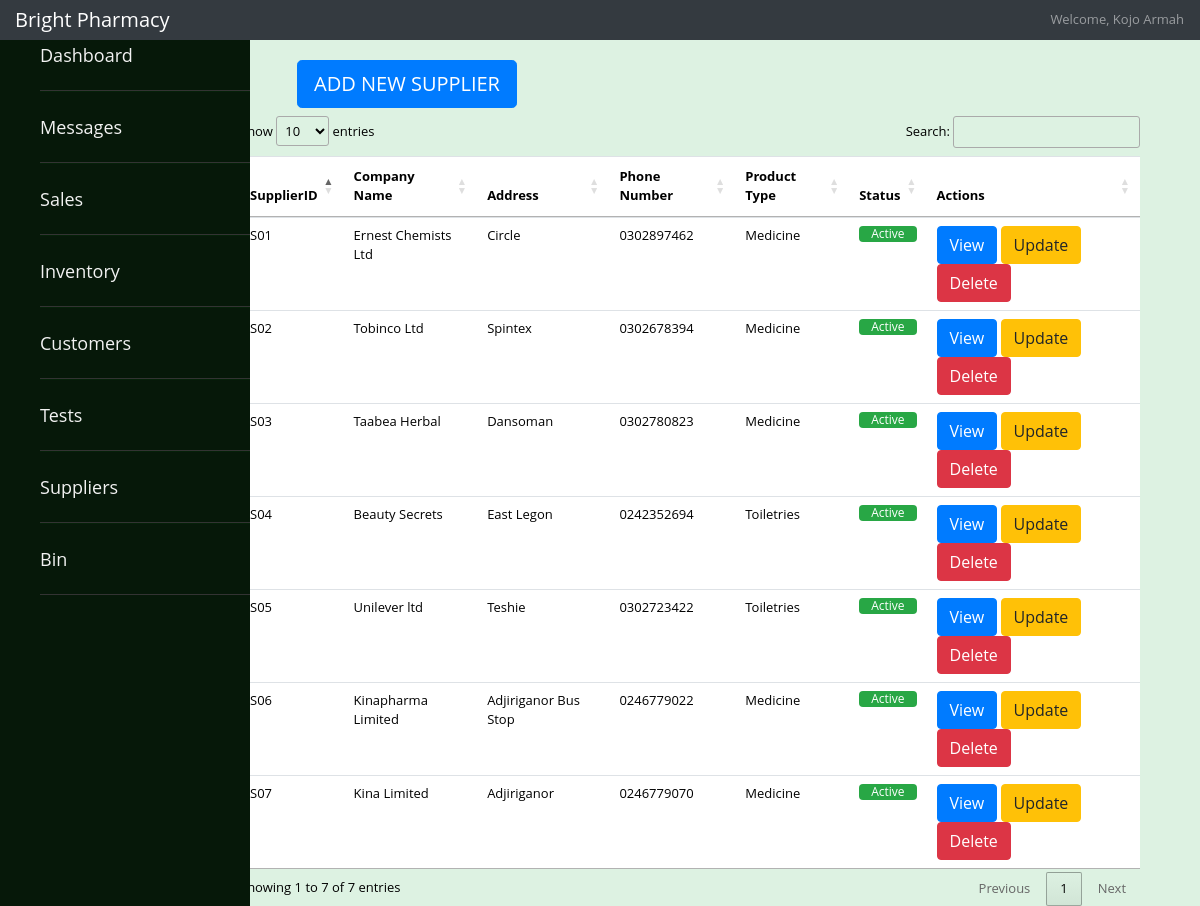
/employee/general_suppliers.php (signed in), run on the app's committed database.
### tables this page shows
CREATE TABLE `Employee_Log_in` (
  `EmployeeID` int(3) NOT NULL,
  `Password` varchar(300) NOT NULL
);

CREATE TABLE `Employee` (
  `EmployeeID` int(3) NOT NULL,
  `EmployeeFname` varchar(15) NOT NULL,
  `EmployeeLname` varchar(15) NOT NULL,
  `EmployeeGender` enum('male','female') DEFAULT NULL,
  `EmployeeDOB` date DEFAULT NULL,
  `EmployeeAddress` varchar(30) NOT NULL,
  `DepartmentID` int(11) NOT NULL,
  `ShiftTime` time NOT NULL,
  `EmploymentDate` date NOT NULL,
  `Salary` varchar(255) DEFAULT NULL,
  `EmployeeStatus` enum('Active','Inactive','On-Leave','') NOT NULL
);

CREATE TABLE `suppliers` (
  `SuppliersID` varchar(3) NOT NULL,
  `CompanyName` varchar(20) DEFAULT NULL,
  `CompanyLocation` varchar(20) DEFAULT NULL,
  `TelephoneNumber` varchar(10) NOT NULL,
  `ProductType` enum('Medicine','Toiletries') DEFAULT NULL,
  `CompanyStatus` enum('ACTIVE','TERMINATED') NOT NULL DEFAULT 'ACTIVE'
);

### employee/general_suppliers.php (the view, shortened to what this page needs)
<?php
     require_once("connection.php");
    $id=$_SESSION['id'];
     if($_SESSION["loggedin"]){
        $id=$_SESSION["id"];
        $sql="SELECT * FROM Employee inner join Employee_Log_in ON Employee.EmployeeID=Employee_Log_in.EmployeeID WHERE Employee.EmployeeID='$id'";
        $results=mysqli_query($conn,$sql);
      if($row = mysqli_fetch_assoc($results)) {
        $fname=$row["EmployeeFname"];
        $lname=$row["EmployeeLname"];
    }
}
     ?>
<!DOCTYPE html>
<html lang="en">
<head>
    <link href="https://unpkg.com/ionicons@4.5.10-0/dist/css/ionicons.min.css" rel="stylesheet">
<link rel="stylesheet" href="https://maxcdn.bootstrapcdn.com/bootstrap/4.0.0/css/bootstrap.min.css" >
<link rel="stylesheet" type="text/css" href="https://cdn.datatables.net/1.10.22/css/jquery.dataTables.min.css"/>
<link rel="stylesheet" href="sweetalert2.min.css">
   <link rel="stylesheet" href="/final-melwinkle/css/main.css">
   <link rel="stylesheet" href="/final-melwinkle/css/sales.css">
</head>
<body>
<nav class="navbar navbar-dark fixed-top bg-dark flex-md-nowrap p-0 shadow">
      <a class="navbar-brand col-sm-3 col-md-2 mr-0" href="#">Bright Pharmacy</a>
      <ul class="navbar-nav px-3">
        <li class="nav-item text-nowrap">
          <a class="nav-link" href="/final-melwinkle/employee/employee_profile.php"><?php
        echo  "Welcome, ".$fname." ".$lname;
    ?></a>
        </li>
      </ul>
    </nav>
    <div class="wrapper"  >
  <nav id="sidebar" aria-label="side">
<ul class="list-items">
<?php
$depart="SELECT DepartmentID from Employee  where EmployeeID=$id";
$res=mysqli_query($conn,$depart);
$row_d=mysqli_fetch_assoc($res);
if($row_d['DepartmentID']==4){
  echo "<li><a href='/final-melwinkle/employee/administrator/administrator_dashboard.php'><i class='icon ion-md-home' size='large'></i> Dashboard</a></li>
  <li><a href='/final-melwinkle/employee/administrator/administrator_employee.php'><i class='icon ion-md-people' size='large'></i>Employee</a></li>
  <li><a href='/final-melwinkle/employee/administrator/administrator_messages.php'><i class='icon ion-md-mail' size='large'></i> Messages</a></li>";
}else{
  echo "<li><a href='/final-melwinkle/employee/employee_dashboard.php'><i class='icon ion-md-home' size='large'></i> Dashboard</a></li>
  <li><a href='/final-melwinkle/employee/employee_messages.php'><i class='icon ion-md-mail' size='large'></i> Messages</a></li>";
}
?>
<li><a href="/final-melwinkle/employee/employee_sales.php"><i class='icon ion-md-cash' size='large'></i> Sales</a></li>
<li><a href="/final-melwinkle/employee/employee_inventory.php"> <i class='icon ion-md-hammer' size='large'></i> Inventory</a></li>
<li><a href="/final-melwinkle/employee/customer/customer.php"> <i class='icon ion-md-people' size='large'></i> Customers</a></li>
<li><a href="/final-melwinkle/employee/employee_tests.php">  <i class='icon ion-md-clipboard' size='large'></i> Tests</a></li>
<li><a href="/final-melwinkle/employee/general_suppliers.php">  <i class='icon ion-md-basket' size='large'></i> Suppliers</a></li>
<li><a href='/final-melwinkle/employee/bin.php'><i class='icon ion-md-trash' size='large'></i> Bin</a></li>
</ul>
</nav>
  </div>
  <div class="row" style="margin-top:3%;padding-left:26%;padding-right:5px;margin-top:5%">
                    <h5 class="text-muted vb">
                            <a href="general_add_suppliers.php"><button type="button" class="btn btn-primary btn-lg">ADD NEW SUPPLIER <i class='icon ion-md-add' size='large'></i></button>
                            </a>
                        </h5>
                    </div>
                    <div style="width:75%;margin-left:20%">
<table id="example" class="table table-hover " style="margin-right:10px;background:white;width:100%">
  <thead>
    <tr>
      <th scope="col">SupplierID
      </th>
      <th scope="col">Company Name
      </th>
      <th scope="col">Address
      </th>
      <th scope="col">Phone Number
      </th>
      <th scope="col">Product Type
      </th>
      <th scope="col">Status
      </th>
      <th scope="col">Actions
      </th>
    </tr>
  </thead>
  <tbody>
        <?php
        $sql_sell="SELECT * FROM suppliers ";
        $res_sell=mysqli_query($conn,$sql_sell);
        while($row_s=mysqli_fetch_assoc($res_sell)){
            $Suppliers=$row_s['SuppliersID'];
            $CompanyName=$row_s['CompanyName'];
            $Location=$row_s['CompanyLocation'];
            $Address=$row_s['TelephoneNumber'];
            $Type=$row_s["ProductType"];
            $Active=$row_s["CompanyStatus"];
            $sale="SELECT sum(Bill) as Total from Sellsto inner join Inventory on Sellsto.InventoryID=Inventory.InventoryID inner join suppliers on suppliers.SuppliersID = Inventory.SuppliersID where suppliers.SuppliersID='$Suppliers' ";
            $resulte=mysqli_query($conn,$sale);
            $salet=mysqli_fetch_assoc($resulte);
            $total=$salet['Total'];
            $sales="SELECT sum(Bill) as Total from Administers inner join Inventory on Administers.InventoryID=Inventory.InventoryID inner join suppliers on suppliers.SuppliersID = Inventory.SuppliersID where suppliers.SuppliersID='$Suppliers' ";
            $resultes=mysqli_query($conn,$sales);
            $salets=mysqli_fetch_assoc($resultes);
            $totals=$salets['Total'];
            $full=$total +$totals;
            if($Active=="ACTIVE"){
        echo "
        <tr scope='row'>
        <td>$Suppliers</td>
        <td>$CompanyName</td>
        <td>$Location</td>
        <td>$Address</td>
        <td>$Type</td>
        <td>";
        ?>
        <div class="progress">
    <div class="progress-bar bg-success" role="progressbar" aria-valuenow="70" aria-valuemin="0" aria-valuemax="100" style="width:100%">
      Active
    </div>
  </div> <?php echo"</td>";
        if($row_d['DepartmentID']==4){
          echo "<td><button type='button' class='btn btn-primary' data-toggle='modal' data-target='#mu_".$Suppliers."mu".$full."'>
          View<i class='icon ion-md-checkmark-circle-outline' size='large'></i>
        </button>
        <button type='button' class='btn btn-warning' data-toggle='modal' data-target='#update_".$Suppliers."'>
        Update<i class='icon ion-md-close-circle-outline' size='large'></i>
      </button>
      </td>";
        }
        else{
echo "<td><button type='button' class='btn btn-primary' data-toggle='modal' data-target='#mu_".$Suppliers."mu".$total."'>
          View<i class='icon ion-md-checkmark-circle-outline' size='large'></i>
        </button>
        <button type='button' class='btn btn-warning' data-toggle='modal' data-target='#update_".$Suppliers."'>
        Update<i class='icon ion-md-close-circle-outline' size='large'></i>
      </button>
      <button type='button' class='btn btn-danger' data-toggle='modal' data-target='#deleterequest_".$Suppliers."'>
        Delete<i class='icon ion-md-close-circle-outline' size='large'></i>
      </button>
      </td>";
        }
            }
       echo " </td>
        </tr>\n";
        include("general_suppliers_view.php");
        }
        ?>
</body>
</html>

### employee/general_suppliers_view.php (shortened to what this page needs)
</div>

### css/main.css (style rules this page uses)
.wrapper { background: rgb(14, 80, 14); }
#sidebar { height: 100%; width: 250px; position: fixed; z-index: 1; top: 0; left: 0; background-color:rgb(14, 80, 14); overflow-x: hidden; padding-top: 20px; color: white; }
#sidebar .list-items { position: relative; background: rgb(6, 24, 9); width: 100%; height: 100%; list-style: none; }
#sidebar .list-items li { line-height: 70px; border-top: 1px solid rgb(5, 33, 9); border-bottom: 1px solid #333; transition: all 0.3s ease; }
#sidebar .list-items li:first-child { border-top: none; }
#sidebar .list-items li a { color: #f2f2f2; text-decoration: none; font-size: 18px; font-weight: 500; height: 100%; width: 100%; display: block; }

### css/sales.css (style rules this page uses)
body { background-color: #ddf2e2; color:black; font-family: 'Open Sans', sans-serif; font-size: 13px; text-rendering: optimizeLegibility; -webkit-font-smoothing: antialiased; -moz-font-smoothing: antialiased; height:100%; }

### data on the page
employee_log_in: EmployeeID.EmployeeFname "Kojo", EmployeeID.EmployeeLname "Armah"
suppliers: SuppliersID "S01", CompanyName "Ernest Chemists Ltd", CompanyLocation "Circle", TelephoneNumber "0302897462", ProductType "Medicine"
suppliers: SuppliersID "S02", CompanyName "Tobinco Ltd", CompanyLocation "Spintex", TelephoneNumber "0302678394", ProductType "Medicine"
suppliers: SuppliersID "S03", CompanyName "Taabea Herbal", CompanyLocation "Dansoman", TelephoneNumber "0302780823", ProductType "Medicine"
suppliers: SuppliersID "S04", CompanyName "Beauty Secrets", CompanyLocation "East Legon", TelephoneNumber "0242352694", ProductType "Toiletries"
suppliers: SuppliersID "S05", CompanyName "Unilever ltd", CompanyLocation "Teshie", TelephoneNumber "0302723422", ProductType "Toiletries"
suppliers: SuppliersID "S06", CompanyName "Kinapharma Limited", CompanyLocation "Adjiriganor Bus Stop", TelephoneNumber "0246779022", ProductType "Medicine"
suppliers: SuppliersID "S07", CompanyName "Kina Limited", CompanyLocation "Adjiriganor", TelephoneNumber "0246779070", ProductType "Medicine"
